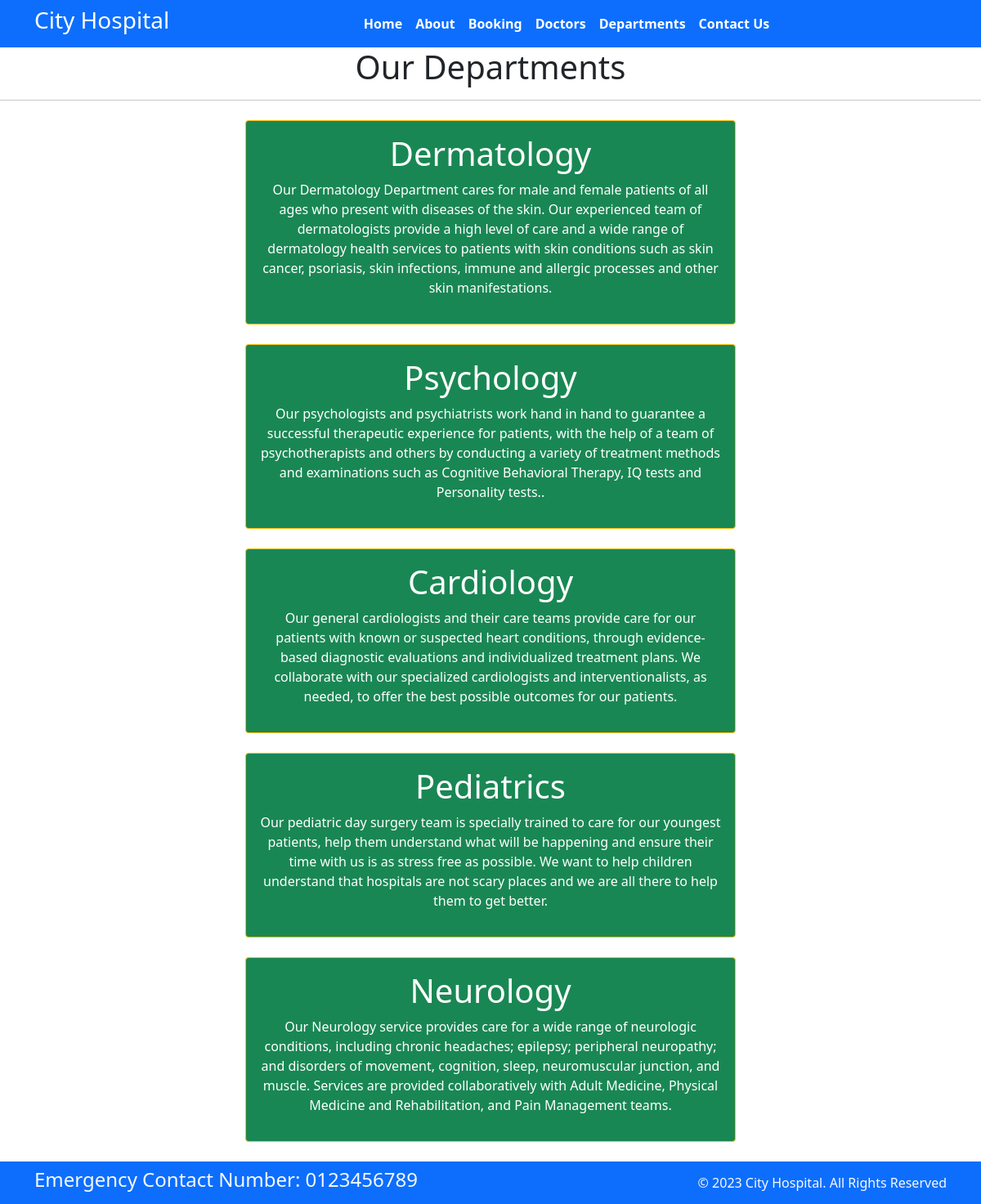
Screenshot of /department with the database file from the repository.
### home/models.py (models this page shows, shortened)
class Departments(models.Model):
    dept_name = models.CharField(max_length=250)
    dept_description = models.TextField()

### home/views.py (the view)
# urls.py: path('department', views.department,name='department'),
def department(request):
    dict_dept={
        'dept':Departments.objects.all()
    }
    return render(request,'department.html',dict_dept)

### templates/department.html (shortened to what this page needs)
{% extends "base.html" %}
{% block content %}
<h1 class='text-center'>Our Departments</h1>
<hr>
{% for d in dept %}
<div class='mx-auto w-50 bg-success text-center text-white p-3 my-4 border border-warning rounded'>
<h1>{{d.dept_name}}</h1>
<p>{{d.dept_description}}</p>
</div>
{% endfor %}
{% endblock  %}

### rows the page displays
Departments: dept_name "Dermatology", dept_description "Our Dermatology Department cares for male and female patients of all ages who present with diseases of the skin. Our experienced team of dermatologists provide a high level of care and a wide range of dermatology health services to patients with skin conditions such as skin cancer, psoriasis, skin infections, immune and allergic processes and other skin manifestations."
Departments: dept_name "Psychology", dept_description "Our psychologists and psychiatrists work hand in hand to guarantee a successful therapeutic experience for patients, with the help of a team of psychotherapists and others by conducting a variety of treatment methods and examinations such as Cognitive Behavioral Therapy, IQ tests and Personality tests.."
Departments: dept_name "Cardiology", dept_description "Our general cardiologists and their care teams provide care for our patients with known or suspected heart conditions, through evidence-based diagnostic evaluations and individualized treatment plans. We collaborate with our specialized cardiologists and interventionalists, as needed, to offer the best possible outcomes for our patients."
Departments: dept_name "Pediatrics", dept_description "Our pediatric day surgery team is specially trained to care for our youngest patients, help them understand what will be happening and ensure their time with us is as stress free as possible. We want to help children understand that hospitals are not scary places and we are all there to help them to get better."
Departments: dept_name "Neurology", dept_description "Our Neurology service provides care for a wide range of neurologic conditions, including chronic headaches; epilepsy; peripheral neuropathy; and disorders of movement, cognition, sleep, neuromuscular junction, and muscle. Services are provided collaboratively with Adult Medicine, Physical Medicine and Rehabilitation, and Pain Management teams."
